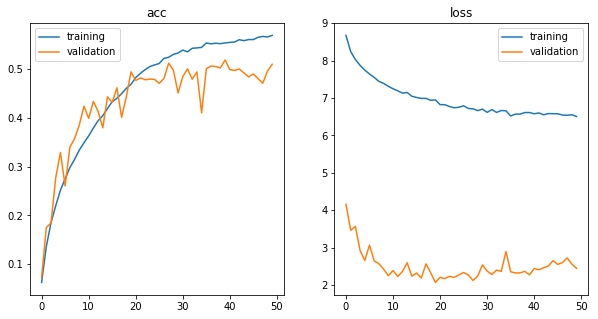

Python code for this plot:
import numpy as np
import matplotlib.pylab as plt
from keras.datasets import *
from keras.utils import *
from keras.models import *
from keras.layers import *

#データ
(x_train, y_train),(x_test, y_test) = cifar100.load_data()
labels = np.max(y_train) + 1
x_train  = x_train.astype('float32')
x_test   = x_test.astype('float32')
x_train /= 255
x_test  /= 255
y_train  = to_categorical(y_train, labels)
y_test   = to_categorical(y_test, labels)

#モデル
inputs = Input(shape=x_train.shape[1:])
f = 64
ki = 'he_normal'
kr = regularizers.l2(1e-11)
x = Conv2D(filters=f, kernel_size=7, padding='same', kernel_initializer=ki, kernel_regularizer=kr)(inputs)
x = MaxPooling2D(pool_size=2)(x)
n = 5
for i in range(n):
    shortcut = x
    x = BatchNormalization()(x)
    x = Activation('relu')(x)
    x = Dropout(rate=0.3)(x)
    x = Conv2D(filters=f*(2**i), kernel_size=1, padding='same', kernel_initializer=ki, kernel_regularizer=kr)(x)
    x = BatchNormalization()(x)
    x = Activation('relu')(x)
    x = Conv2D(filters=f*(2**i), kernel_size=3, padding='same', kernel_initializer=ki, kernel_regularizer=kr)(x)
    x = BatchNormalization()(x)
    x = Activation('relu')(x)
    x = Conv2D(filters=f*(2**(i+2)), kernel_size=1, padding='same', kernel_initializer=ki, kernel_regularizer=kr)(x)
    x = Concatenate()([x, shortcut])
    if i != (n - 1):
        x = MaxPooling2D(pool_size=2)(x)
x = GlobalAveragePooling2D()(x)
x = BatchNormalization()(x)
x = Activation('relu')(x)
x = Dropout(rate=0.4)(x)
x = Dense(units=labels, kernel_initializer=ki, kernel_regularizer=kr)(x)
x = BatchNormalization()(x)
x = Activation('softmax')(x)
x = Dropout(rate=0.4)(x)
model = Model(inputs=inputs, outputs=x)
model.compile(loss='categorical_crossentropy', optimizer='adam', metrics=['accuracy'])

#訓練
epochs = 50
history = model.fit(x=x_train, y=y_train, epochs=epochs, batch_size=100, validation_split=0.2)

#グラフ
epochs = range(epochs)
plt.figure(figsize=(10, 5))
plt.subplot(1, 2, 1)
plt.plot(epochs, history.history['acc'], label='training')
plt.plot(epochs, history.history['val_acc'], label='validation')
plt.title('acc')
plt.legend()
plt.subplot(1, 2, 2)
plt.plot(epochs, history.history['loss'], label='training')
plt.plot(epochs, history.history['val_loss'], label='validation')
plt.title('loss')
plt.legend()
plt.show()

#テスト
score = model.evaluate(x=x_test, y=y_test)
print('test_loss:', score[0])
print('test_acc:', score[1])
